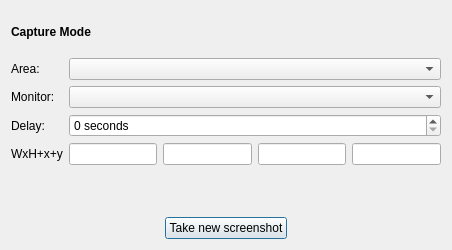
<?xml version="1.0" encoding="UTF-8"?>
<ui version="4.0">
 <class>CaptureLauncher</class>
 <widget class="QDialog" name="CaptureLauncher">
  <property name="geometry">
   <rect>
    <x>0</x>
    <y>0</y>
    <width>452</width>
    <height>250</height>
   </rect>
  </property>
  <property name="windowTitle">
   <string>Capture Launcher</string>
  </property>
  <layout class="QHBoxLayout" name="horizontalLayout_4">
   <item>
    <layout class="QVBoxLayout" name="verticalLayout_2">
     <item>
      <widget class="QLabel" name="modeLabel">
       <property name="font">
        <font>
         <bold>true</bold>
        </font>
       </property>
       <property name="text">
        <string>Capture Mode</string>
       </property>
       <property name="alignment">
        <set>Qt::AlignmentFlag::AlignLeading|Qt::AlignmentFlag::AlignLeft|Qt::AlignmentFlag::AlignVCenter</set>
       </property>
       <property name="margin">
        <number>-1</number>
       </property>
      </widget>
     </item>
     <item>
      <layout class="QGridLayout" name="gridLayout_3">
       <item row="1" column="0">
        <widget class="QLabel" name="areaLabel">
         <property name="text">
          <string>Area:</string>
         </property>
        </widget>
       </item>
       <item row="1" column="1">
        <widget class="QComboBox" name="captureType">
         <property name="currentText">
          <string/>
         </property>
        </widget>
       </item>
       <item row="3" column="0">
        <widget class="QLabel" name="delayLabel">
         <property name="text">
          <string>Delay:</string>
         </property>
        </widget>
       </item>
       <item row="2" column="0">
        <widget class="QLabel" name="monitorLabel">
         <property name="text">
          <string>Monitor:</string>
         </property>
        </widget>
       </item>
       <item row="2" column="1">
        <widget class="QComboBox" name="monitorSelection"/>
       </item>
       <item row="4" column="0">
        <widget class="QLabel" name="sizeLabel">
         <property name="sizePolicy">
          <sizepolicy hsizetype="Minimum" vsizetype="Preferred">
           <horstretch>0</horstretch>
           <verstretch>0</verstretch>
          </sizepolicy>
         </property>
         <property name="text">
          <string>WxH+x+y</string>
         </property>
        </widget>
       </item>
       <item row="3" column="1">
        <widget class="QSpinBox" name="delayTime">
         <property name="suffix">
          <string> seconds</string>
         </property>
         <property name="minimum">
          <number>0</number>
         </property>
         <property name="maximum">
          <number>999</number>
         </property>
        </widget>
       </item>
       <item row="4" column="1">
        <layout class="QHBoxLayout" name="horizontalLayout">
         <item>
          <widget class="QLineEdit" name="screenshotWidth">
           <property name="sizePolicy">
            <sizepolicy hsizetype="Preferred" vsizetype="Fixed">
             <horstretch>0</horstretch>
             <verstretch>0</verstretch>
            </sizepolicy>
           </property>
          </widget>
         </item>
         <item>
          <widget class="QLineEdit" name="screenshotHeight">
           <property name="sizePolicy">
            <sizepolicy hsizetype="Preferred" vsizetype="Fixed">
             <horstretch>0</horstretch>
             <verstretch>0</verstretch>
            </sizepolicy>
           </property>
          </widget>
         </item>
         <item>
          <widget class="QLineEdit" name="screenshotX">
           <property name="sizePolicy">
            <sizepolicy hsizetype="Preferred" vsizetype="Fixed">
             <horstretch>0</horstretch>
             <verstretch>0</verstretch>
            </sizepolicy>
           </property>
          </widget>
         </item>
         <item>
          <widget class="QLineEdit" name="screenshotY">
           <property name="sizePolicy">
            <sizepolicy hsizetype="Preferred" vsizetype="Fixed">
             <horstretch>0</horstretch>
             <verstretch>0</verstretch>
            </sizepolicy>
           </property>
          </widget>
         </item>
        </layout>
       </item>
      </layout>
     </item>
     <item alignment="Qt::AlignmentFlag::AlignHCenter">
      <widget class="QLabel" name="countdownLabel">
       <property name="text">
        <string/>
       </property>
      </widget>
     </item>
     <item alignment="Qt::AlignmentFlag::AlignHCenter">
      <widget class="QPushButton" name="launchButton">
       <property name="sizePolicy">
        <sizepolicy hsizetype="Minimum" vsizetype="Fixed">
         <horstretch>0</horstretch>
         <verstretch>0</verstretch>
        </sizepolicy>
       </property>
       <property name="text">
        <string>Take new screenshot</string>
       </property>
      </widget>
     </item>
    </layout>
   </item>
  </layout>
 </widget>
 <resources/>
 <connections/>
</ui>
